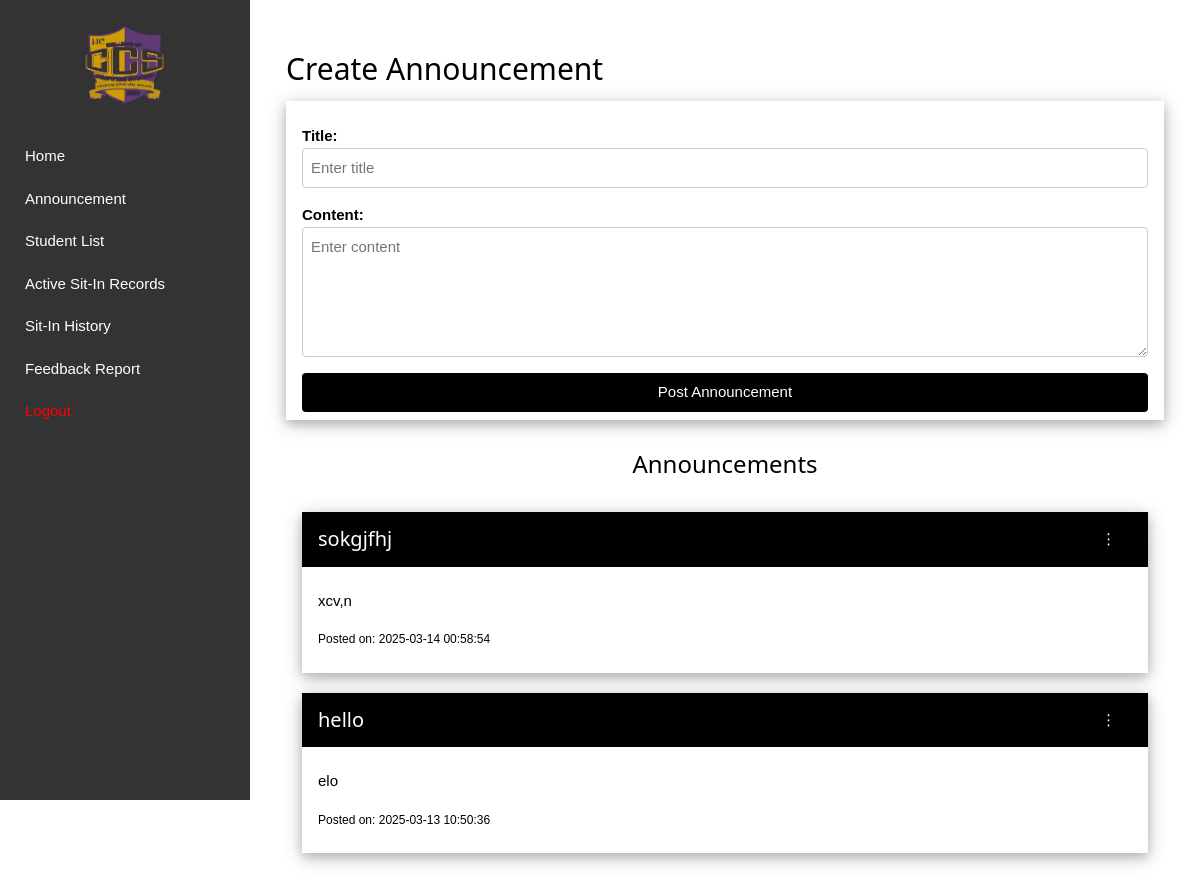
The app's page /admin/announcement (signed in) with its own data.
### tables this page shows
CREATE TABLE announcements(
idno integer primary key autoincrement,
title text,
content text,
created_at timestamp default current_timestamp);

### main.py (the view, shortened to what this page needs)
@app.route('/admin/announcement', methods=['GET', 'POST'])
def admin_announcement():
    if 'admin_username' not in session:
        flash("You must log in as an admin to access this page.", "error")
        return redirect(url_for('admin_login'))
    conn = get_db()
    cursor = conn.cursor()
    cursor.execute("SELECT * FROM announcements ORDER BY created_at DESC")
    announcements = cursor.fetchall()
    close_db(conn)
    return render_template('admin_announcement.html', announcements=announcements)

### main.py (called while the page is built)
def get_db():
    conn = sqlite3.connect(DATABASE)
    conn.row_factory = sqlite3.Row
    return conn

@app.after_request
def after_request(response):
    response.headers['Cache-Control'] = 'no-cache, no-store, must-revalidate'
    return response

### templates/admin_announcement.html (shortened to what this page needs)
{% extends 'admin_base.html' %}
{% block content %}
<div class="w3-container w3-margin-top">
    <h2 id="form-heading">Create Announcement</h2>
    <form action="/admin/announcement" method="post" class="w3-container w3-card-4 w3-padding">
        <div class="w3-row w3-margin-top">
            <div class="w3-col s12">
                <label for="title"><strong>Title:</strong></label>
                <input type="text" id="title" name="title" class="w3-input w3-border w3-round" placeholder="Enter title" required>
            </div>
        </div>
        <div class="w3-row w3-margin-top">
            <div class="w3-col s12">
                <label for="content"><strong>Content:</strong></label>
                <textarea id="content" name="content" class="w3-input w3-border w3-round" placeholder="Enter content" rows="5" required></textarea>
            </div>
        </div>
        <div class="w3-row w3-margin-top">
            <div class="w3-col s12">
                <button type="submit" class="w3-button w3-black w3-block w3-round" id="submit-btn">Post Announcement</button>
            </div>
        </div>
    </form>
</div>
<div class="w3-container w3-margin-top">
    <h3 class="w3-center">Announcements</h3>
    {% if announcements %}
    <div class="w3-container">
        {% for announcement in announcements %}
        <div class="w3-card-4 w3-margin-bottom">
            <header class="w3-container w3-black w3-padding" style="display: flex; align-items: center; justify-content: space-between; margin-top: 20px;">
                <h4 style="margin: 0; flex-grow: 1;">{{ announcement.title }}</h4>
                <div class="w3-dropdown-hover">
                    <button class="w3-button w3-round">&#8942;</button>
                </div>
            </header>
            <div class="w3-container w3-padding">
                <p>{{ announcement.content }}</p>
                <p><small>Posted on: {{ announcement.created_at }}</small></p>
            </div>
        </div>
        {% endfor %}
    </div>
    {% else %}
    <p class="w3-center w3-text-grey">No announcements available.</p>
    {% endif %}
</div>
{% endblock %}

### static/css/style.css (style rules this page uses)
html { box-sizing: border-box; }
*, *:before, *:after { box-sizing: inherit; }
html { -ms-text-size-adjust: 100%; -webkit-text-size-adjust: 100%; }
body { margin: 0; }
article, aside, details, figcaption, figure, footer, header, main, menu, nav, section { display: block; }
b, strong { font-weight: bolder; }
small { font-size: 80%; }
button, input, select, textarea, optgroup { font: inherit; margin: 0; }
button, input { overflow: visible; }
button, select { text-transform: none; }
button, [type="button"], [type="reset"], [type="submit"] { -webkit-appearance: button; }
textarea { overflow: auto; }
html, body { font-family: Verdana, sans-serif; font-size: 15px; line-height: 1.5; }
html { overflow-x: hidden; }
h2 { font-size: 30px; }
h3 { font-size: 24px; }
h4 { font-size: 20px; }
h1, h2, h3, h4, h5, h6 { font-family: "Segoe UI", Arial, sans-serif; font-weight: 400; margin: 10px 0; }
.w3-btn, .w3-button { border: none; display: inline-block; padding: 8px 16px; vertical-align: middle; overflow: hidden; text-decoration: none; color: inherit; background-color: inherit; text-align: center; cursor: pointer; white-space: nowrap; }
.w3-btn, .w3-button { -webkit-touch-callout: none; -webkit-user-select: none; -khtml-user-select: none; -moz-user-select: none; -ms-user-select: none; user-select: none; }
.w3-input { padding: 8px; display: block; border: none; border-bottom: 1px solid #ccc; width: 100%; }
.w3-dropdown-click, .w3-dropdown-hover { position: relative; display: inline-block; cursor: pointer; }
.w3-block { display: block; width: 100%; }
.w3-container:after, .w3-container:before, .w3-panel:after, .w3-panel:before, .w3-row:after, .w3-row:before, .w3-row-padding:after, .w3-row-padding:before, .w3-cell-row:before, .w3-cell-row:after, .w3-clear:after, .w3-clear:before, .w3-bar:before, .w3-bar:after { content: ""; display: table; clear: both; }
.w3-col, .w3-half, .w3-third, .w3-twothird, .w3-threequarter, .w3-quarter { float: left; width: 100%; }
.w3-col.s12 { width: 99.99999%; }
.w3-round, .w3-round-medium { border-radius: 4px; }
.w3-container, .w3-panel { padding: 0.01em 16px; }
.w3-card-4, .w3-hover-shadow:hover { box-shadow: 0 4px 10px 0 rgba(0, 0, 0, 0.2), 0 4px 20px 0 rgba(0, 0, 0, 0.19); }
.w3-center { text-align: center !important; }
.w3-border { border: 1px solid #ccc !important; }
.w3-margin-top { margin-top: 16px !important; }
.w3-margin-bottom { margin-bottom: 16px !important; }
.w3-padding { padding: 8px 16px !important; }
.w3-black, .w3-hover-black:hover { color: #fff !important; background-color: #000 !important; }

### templates/admin_base.html (style rules this page uses)
body { display: flex; margin: 0; font-family: Arial, sans-serif; }

### records on screen
announcements: title "sokgjfhj", content "xcv,n", created_at "2025-03-14 00:58:54"
announcements: title "hello", content "elo", created_at "2025-03-13 10:50:36"
